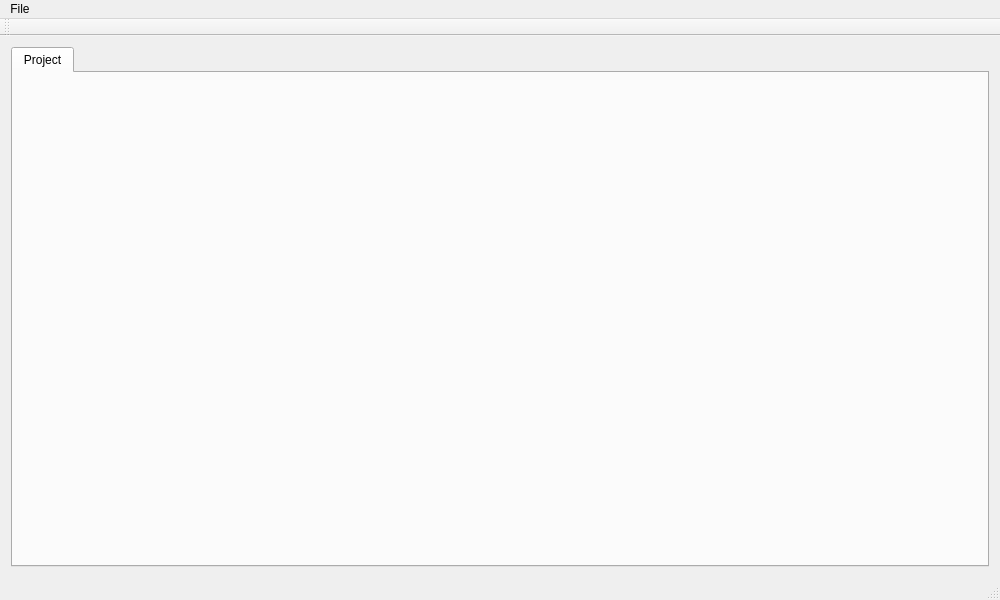
<?xml version="1.0" encoding="UTF-8"?>
<ui version="4.0">
 <class>MainWindow</class>
 <widget class="QMainWindow" name="MainWindow">
  <property name="geometry">
   <rect>
    <x>0</x>
    <y>0</y>
    <width>1000</width>
    <height>600</height>
   </rect>
  </property>
  <property name="minimumSize">
   <size>
    <width>1000</width>
    <height>600</height>
   </size>
  </property>
  <property name="windowTitle">
   <string>Recife - Video Compositor</string>
  </property>
  <widget class="QWidget" name="centralWidget">
   <layout class="QVBoxLayout" name="verticalLayout">
    <item>
     <widget class="QTabWidget" name="renderTabs">
      <property name="tabPosition">
       <enum>QTabWidget::North</enum>
      </property>
      <property name="tabShape">
       <enum>QTabWidget::Rounded</enum>
      </property>
      <property name="currentIndex">
       <number>0</number>
      </property>
      <widget class="QWidget" name="tab">
       <attribute name="title">
        <string>Project</string>
       </attribute>
      </widget>
     </widget>
    </item>
   </layout>
  </widget>
  <widget class="QMenuBar" name="menuBar">
   <property name="geometry">
    <rect>
     <x>0</x>
     <y>0</y>
     <width>1000</width>
     <height>25</height>
    </rect>
   </property>
   <widget class="QMenu" name="menuFile">
    <property name="title">
     <string>File</string>
    </property>
    <addaction name="actionNewProject"/>
    <addaction name="separator"/>
    <addaction name="actionImport"/>
    <addaction name="separator"/>
    <addaction name="actionExit"/>
   </widget>
   <addaction name="menuFile"/>
  </widget>
  <widget class="QToolBar" name="mainToolBar">
   <attribute name="toolBarArea">
    <enum>TopToolBarArea</enum>
   </attribute>
   <attribute name="toolBarBreak">
    <bool>false</bool>
   </attribute>
  </widget>
  <widget class="QStatusBar" name="statusBar"/>
  <action name="actionImport">
   <property name="enabled">
    <bool>true</bool>
   </property>
   <property name="text">
    <string>Import</string>
   </property>
   <property name="shortcut">
    <string>Ctrl+I</string>
   </property>
  </action>
  <action name="actionNewProject">
   <property name="text">
    <string>New Project</string>
   </property>
   <property name="shortcut">
    <string>Ctrl+N</string>
   </property>
  </action>
  <action name="actionExit">
   <property name="text">
    <string>Exit</string>
   </property>
   <property name="shortcut">
    <string>Ctrl+Q</string>
   </property>
  </action>
 </widget>
 <layoutdefault spacing="6" margin="11"/>
 <resources/>
 <connections/>
</ui>
